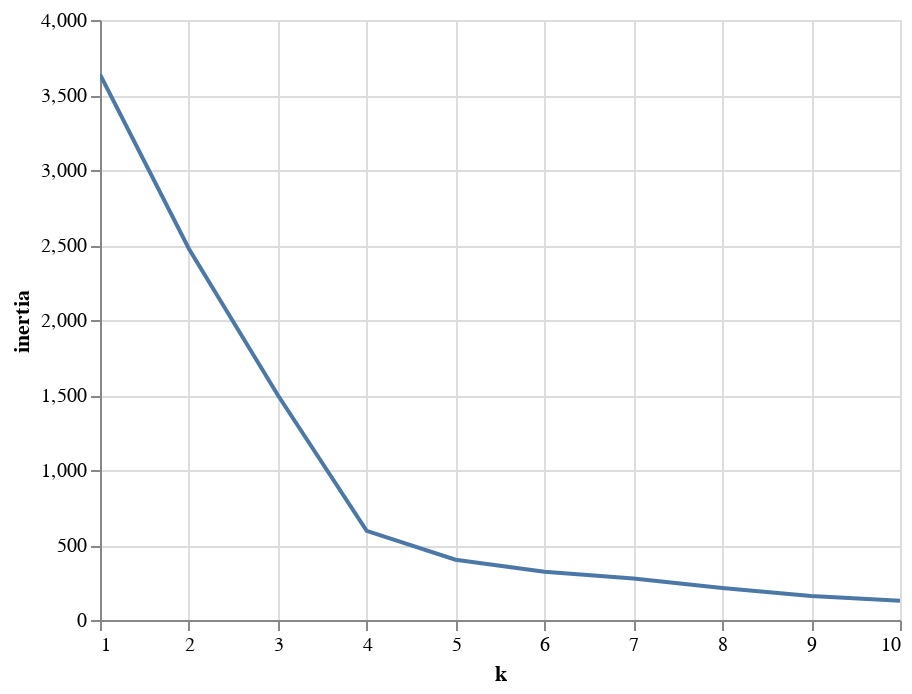

Notebook source saved alongside this figure:
### Markdown cell above
### Clustering Crytocurrencies Using K-Means

#### Find the Best Value for `k` Using the Elbow Curve

### Code cell
inertia = []
k = list(range(1, 11))

# Calculate the inertia for the range of k values
for i in k:
    km = KMeans(n_clusters=i, random_state=0)
    km.fit(pcs_df)
    inertia.append(km.inertia_)

# Create the Elbow Curve using altair
elbow_data = {"k": k, "inertia": inertia}
df_elbow = pd.DataFrame(elbow_data)
alt.Chart(df_elbow).mark_line().encode(x="k", y="inertia").interactive()

### Figure 1 — Vega-Lite specification as saved in the notebook (floating-point values rounded to 4 significant figures)
{"config": {"view": {"continuousWidth": 400, "continuousHeight": 300}}, "data": {"name": "data-b8f6a1cda36c8b137b73f7f405221976"}, "mark": "line", "encoding": {"x": {"type": "quantitative", "field": "k"}, "y": {"type": "quantitative", "field": "inertia"}}, "selection": {"selector001": {"type": "interval", "bind": "scales", "encodings": ["x", "y"]}}, "$schema": "https://vega.github.io/schema/vega-lite/v4.8.1.json", "datasets": {"data-b8f6a1cda36c8b137b73f7f405221976": [{"k": 1, "inertia": 3637.0}, {"k": 2, "inertia": 2476.0}, {"k": 3, "inertia": 1500.0}, {"k": 4, "inertia": 594.1}, {"k": 5, "inertia": 402.1}, {"k": 6, "inertia": 321.5}, {"k": 7, "inertia": 276.6}, {"k": 8, "inertia": 213.0}, {"k": 9, "inertia": 160.4}, {"k": 10, "inertia": 127.8}]}}
